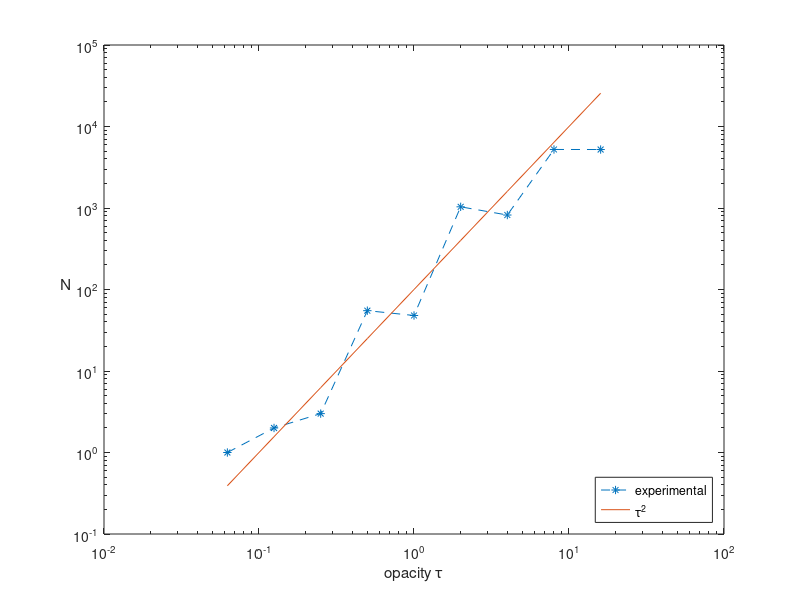

Reproduce this figure in MATLAB.
clc, clear all, close all
               
save = 1

opacity_collection = 2.^(-4:4);
tau_collection = 1./opacity_collection;
N_collection = zeros(1,length(opacity_collection));

L = 10;

for k=1:length(opacity_collection)
    opacity = opacity_collection(k);
    l = 1/opacity;
        
    x = 0;

    N = 0;
    while abs(x) < L
        dx = l*(2*randi([0 1]) - 1);
        x = x + dx;
        N = N + 1;
    end

    N_collection(k) = N;
end

N_collection

figure()
loglog(opacity_collection,N_collection,'*--')
hold on, loglog(opacity_collection,(L*opacity_collection).^2)
xlabel('opacity \tau')
ylabel('N','Rotation',0)

legend('experimental', '\tau^2','Location','SouthEast')

if save == 1
    saveas(gcf,'data/diff_N_vs_opacity.png')
end
